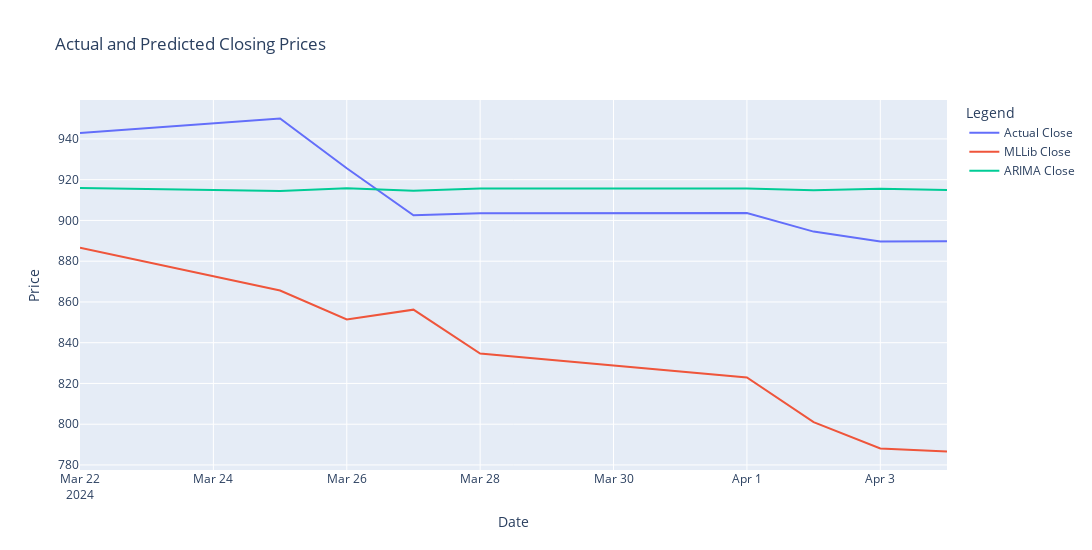

The notebook cell this image was saved under:
### Markdown cell above
now we have created a graph to compare this value and in this graph we can compare the actual closing values with MLLib forecasts and ARIMA forecasts.

### Code cell
import plotly.graph_objs as go

# Create Plotly Scatter objects
trace_actual = go.Scatter(
    x=merged_df.index,
    y=merged_df['Close'],
    mode='lines',
    name='Actual Close'
)
trace_MLLib = go.Scatter(
    x=merged_df.index,
    y=merged_df['MLLib_Close'],
    mode='lines',
    name='MLLib Close'
)
trace_ARIMA = go.Scatter(
    x=merged_df.index,
    y=merged_df['ARIMA_Close'],
    mode='lines',
    name='ARIMA Close'
)
# Create and show the combined graph
fig = go.Figure(data=[trace_actual, trace_MLLib,trace_ARIMA])
#fig = go.Figure(data=[trace_arima_actual])
fig.update_layout(
    title='Actual and Predicted Closing Prices',
    xaxis_title='Date',
    yaxis_title='Price',
    legend_title='Legend',
    width = 1100, 
    height = 550
)

fig.show()

### Figure 1 — Plotly figure (JSON) as saved in the notebook; plotly's stock layout.template omitted (floating-point values rounded to 4 significant figures)
{"data": [{"mode": "lines", "name": "Actual Close", "type": "scatter", "x": ["2024-03-22T00:00:00", "2024-03-25T00:00:00", "2024-03-26T00:00:00", "2024-03-27T00:00:00", "2024-03-28T00:00:00", "2024-04-01T00:00:00", "2024-04-02T00:00:00", "2024-04-03T00:00:00", "2024-04-04T00:00:00"], "y": [942.9, 950.0, 925.6, 902.5, 903.6, 903.6, 894.5, 889.6, 889.7]}, {"mode": "lines", "name": "MLLib Close", "type": "scatter", "x": ["2024-03-22T00:00:00", "2024-03-25T00:00:00", "2024-03-26T00:00:00", "2024-03-27T00:00:00", "2024-03-28T00:00:00", "2024-04-01T00:00:00", "2024-04-02T00:00:00", "2024-04-03T00:00:00", "2024-04-04T00:00:00"], "y": [886.6, 865.6, 851.4, 856.2, 834.7, 823.0, 801.0, 788.1, 786.6]}, {"mode": "lines", "name": "ARIMA Close", "type": "scatter", "x": ["2024-03-22T00:00:00", "2024-03-25T00:00:00", "2024-03-26T00:00:00", "2024-03-27T00:00:00", "2024-03-28T00:00:00", "2024-04-01T00:00:00", "2024-04-02T00:00:00", "2024-04-03T00:00:00", "2024-04-04T00:00:00"], "y": [916.0, 914.5, 915.8, 914.6, 915.7, 915.6, 914.8, 915.5, 914.9]}], "layout": {"height": 550, "legend": {"title": {"text": "Legend"}}, "title": {"text": "Actual and Predicted Closing Prices"}, "width": 1100, "xaxis": {"autorange": true, "range": ["2024-03-22", "2024-04-04"], "title": {"text": "Date"}, "type": "date"}, "yaxis": {"autorange": true, "range": [777.5, 959.1], "title": {"text": "Price"}, "type": "linear"}}}
